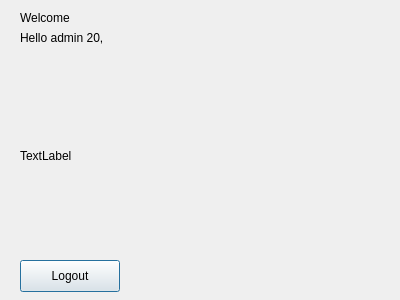
<?xml version="1.0" encoding="UTF-8"?>
<ui version="4.0">
 <class>WelcomeWindow</class>
 <widget class="QDialog" name="WelcomeWindow">
  <property name="geometry">
   <rect>
    <x>0</x>
    <y>0</y>
    <width>400</width>
    <height>300</height>
   </rect>
  </property>
  <property name="windowTitle">
   <string>Dialog</string>
  </property>
  <widget class="QLabel" name="hello_label">
   <property name="geometry">
    <rect>
     <x>20</x>
     <y>30</y>
     <width>111</width>
     <height>16</height>
    </rect>
   </property>
   <property name="text">
    <string>Hello admin 20,</string>
   </property>
  </widget>
  <widget class="QLabel" name="welcome_label">
   <property name="geometry">
    <rect>
     <x>20</x>
     <y>10</y>
     <width>58</width>
     <height>16</height>
    </rect>
   </property>
   <property name="text">
    <string>Welcome</string>
   </property>
  </widget>
  <widget class="QLabel" name="image_label">
   <property name="geometry">
    <rect>
     <x>20</x>
     <y>65</y>
     <width>351</width>
     <height>181</height>
    </rect>
   </property>
   <property name="text">
    <string>TextLabel</string>
   </property>
  </widget>
  <widget class="QPushButton" name="logout_label">
   <property name="geometry">
    <rect>
     <x>20</x>
     <y>260</y>
     <width>100</width>
     <height>32</height>
    </rect>
   </property>
   <property name="text">
    <string>Logout</string>
   </property>
  </widget>
 </widget>
 <resources/>
 <connections/>
</ui>
